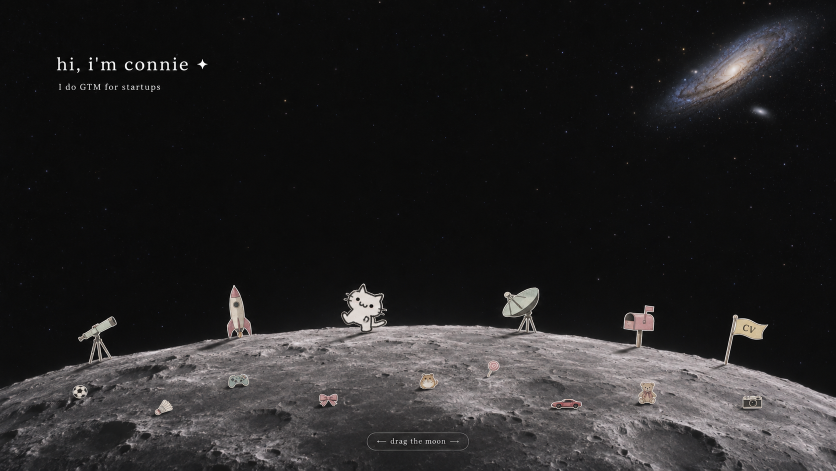
#> input picture tools/refs/style-sticker-moon.png, 1672 x 941 px (shown at 1/2 size)
$ python make_moon.py
#> lines starting #> are read from the running program, lines starting #| are printed output that depends on the picture
# Wrap the real moon surface from the style render into a full, rotatable moon disc (out/moon.png).
# run from tools/:  python3 make_moon.py  →  tools/out/moon.png (convert to ../assets/moon.webp)
import numpy as np
from PIL import Image

import os
os.makedirs("out", exist_ok=True)
REF = np.asarray(Image.open("refs/style-sticker-moon.png").convert("RGB")).astype(float)
H, W, _ = REF.shape
#> H = 941; W = 1672
lum = REF.mean(axis=2)

# 1) horizon: first bright row per column, fitted with a parabola (skip columns where stickers stand on it)
skip = [(140, 245), (440, 515), (670, 785), (990, 1090), (1235, 1320), (1435, 1545)]
xs, ys = [], []
for x in range(0, W, 4):
    if any(a <= x <= b for a, b in skip): continue
    col = lum[500:900, x]
    hit = np.argmax((col[:-3] > 70) & (col[1:-2] > 70) & (col[2:-1] > 70))
    if hit: xs.append(x); ys.append(500 + hit)
#> this loop made 418 passes
#> hit on passes 1 to 3: 282, 281, 281
#> after the loop, xs = 268 values from 0 to 1668; ys = 268 values, max 795 at index 267, min 649 at index 142, mean 697.4
a, b, c = np.polyfit(xs, ys, 2)
#> a = 0.000192; b = -0.312; c = 777.6
horizon = lambda x: a * x * x + b * x + c

# 2) clean surface: paint over the toy stickers + their shadows with nearby moon
surf = REF.copy()
toys = [(136, 760, 186, 806), (300, 790, 356, 838), (448, 742, 508, 784), (630, 779, 684, 822), (828, 738, 888, 787),
        (964, 712, 1010, 762), (1092, 789, 1176, 826), (1266, 755, 1323, 816), (1474, 782, 1535, 826),
        (732, 862, 940, 904)]  # last one: the "drag the moon" pill printed in the render
from PIL import ImageFilter
for l, t, r, bt in toys:
    l, t, r, bt = l - 10, t - 10, r + 10, bt + 10
    w = r - l
    src = REF[t:bt, l - w:l] if l - w > 0 else REF[t:bt, r:r + w]
    soft = np.zeros((bt - t, w)); soft[8:-8, 8:-8] = 1  # feathered patch so no hard rectangles
    soft = np.asarray(Image.fromarray((soft * 255).astype("uint8")).filter(ImageFilter.GaussianBlur(5))) / 255
    surf[t:bt, l:r] = surf[t:bt, l:r] * (1 - soft[..., None]) + src * soft[..., None]
#> this loop made 10 passes
#> pass 1, `src = REF[t:bt, l - w:l] if l - w > 0 else REF[t:bt, r:r + w]`:
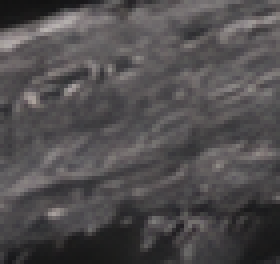
#> src: shape (66, 70, 3) float64 (shown 4 times larger); mean R, G, B 80.9, 78.1, 79.3
#> pass 2, `src = REF[t:bt, l - w:l] if l - w > 0 else REF[t:bt, r:r + w]`:
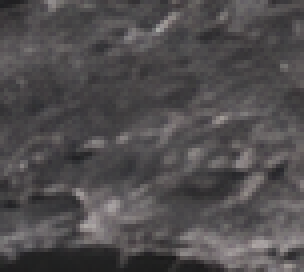
#> src: shape (68, 76, 3) float64 (shown 4 times larger); mean R, G, B 80.5, 77.6, 78.9
#> after the loop:
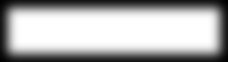
#> soft: shape (62, 228) float64; min 0.00784, max 1, mean 0.687

surf[860:908, 726:946] = REF[808:856, 726:946]  # (overwritten again below if a toy patch overlaps)  # the "drag the moon" pill printed in the render

# 3) polar warp: disc pixel (depth below rim, angle) ← render pixel (x along the band, horizon + depth)
Rt = 1400                        # texture radius in px
k = 0.74                         # render px per texture px (site draws the moon at ~0.62·W)
band0, band1 = 300, 1372         # use the middle of the band, where the surface is deepest
span = band1 - band0
N = Rt * 2
yy, xx = np.mgrid[0:N, 0:N].astype(float)
dx, dy = xx - Rt + .5, yy - Rt + .5
d = np.hypot(dx, dy)
ang = np.arctan2(dx, -dy)        # 0 at the top, clockwise
u = (ang / (2 * np.pi) * 2 * np.pi * Rt * k) % (2 * span)
u = np.where(u > span, 2 * span - u, u) + band0          # mirror-tile so there are no hard seams
depth = (Rt - d) * k
hz = horizon(u)
maxd = (H - 2) - hz
RIM = 34  # the top strip of the render has sticker feet + shadows: mirror the clean surface just below it instead
dd = depth % (2 * maxd); dd = np.where(dd > maxd, 2 * maxd - dd, dd)  # mirror deeper than the photo goes
dd = np.where(dd < RIM, 2 * RIM - dd, dd)
sy = np.clip(hz + 3 + dd, 0, H - 1).astype(int)
sx = np.clip(u, 0, W - 1).astype(int)
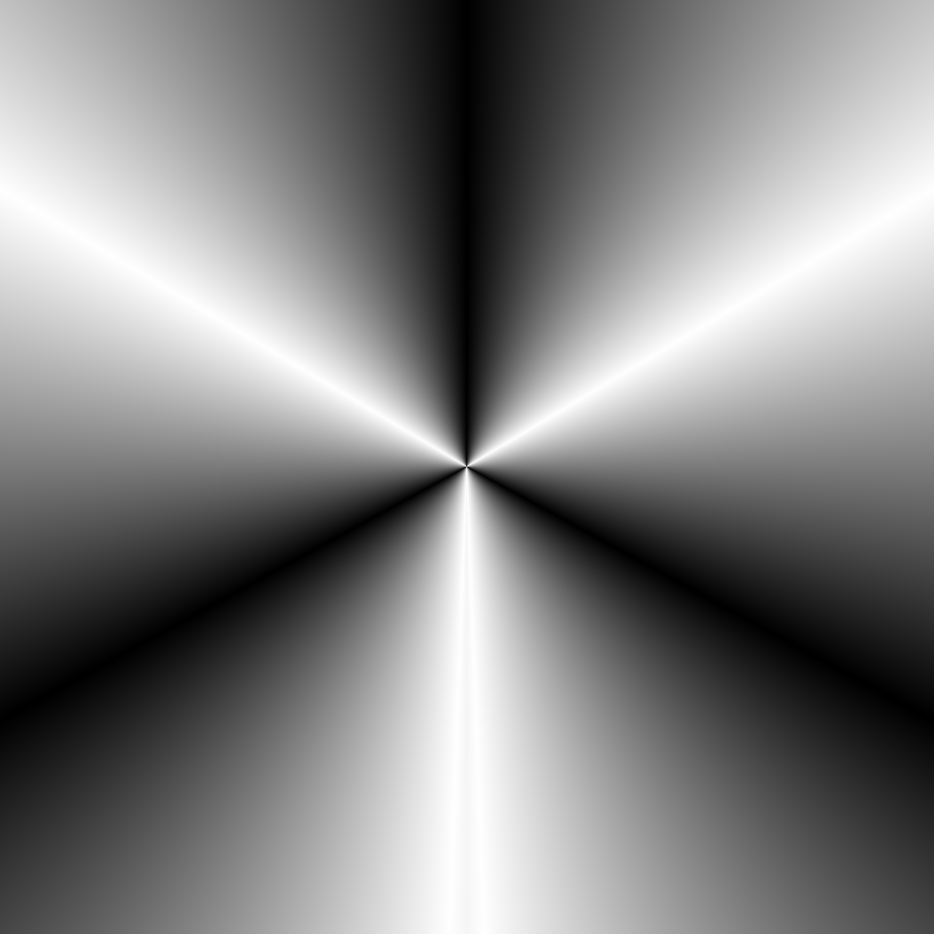
#> u: shape (2800, 2800) float64 (shown at 1/3 size); min 300, max 1372, mean 844; drawn with min black and max white
img = surf[sy, sx]
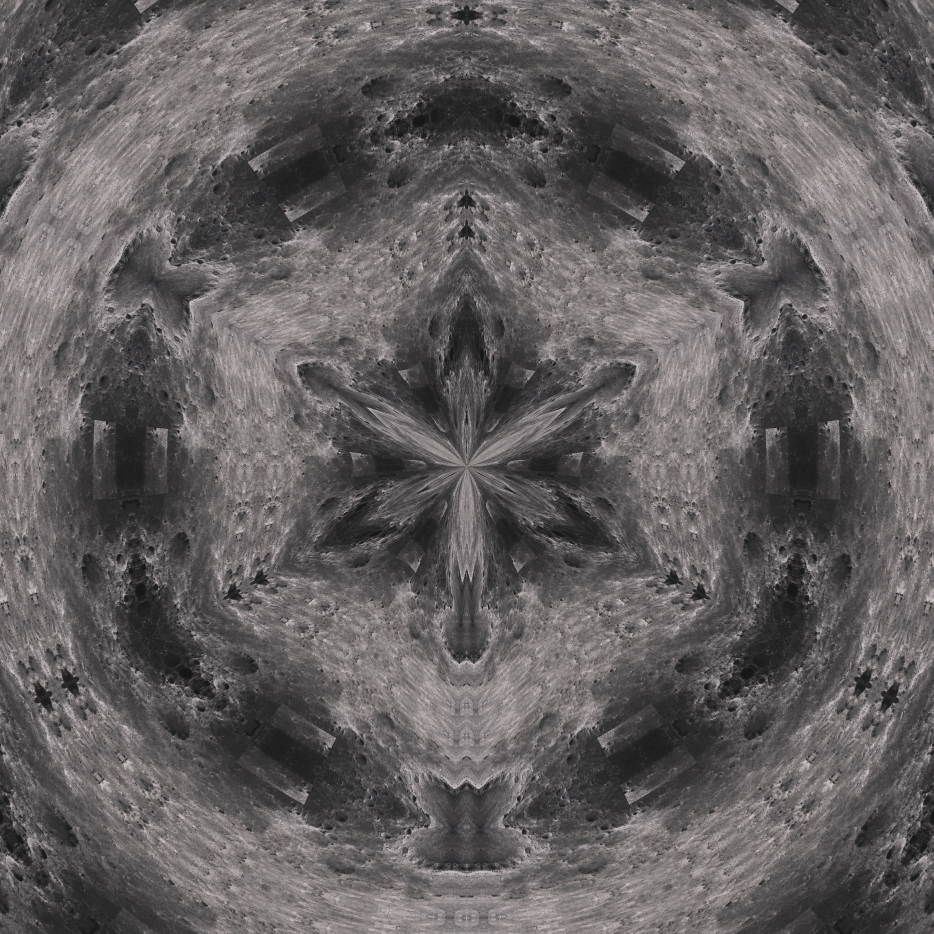
#> img: shape (2800, 2800, 3) float64 (shown at 1/3 size); mean R, G, B 99.5, 95.2, 96.1
alpha = np.clip((Rt - d) * 2, 0, 1) * 255
out = np.dstack([img, alpha]).astype("uint8")
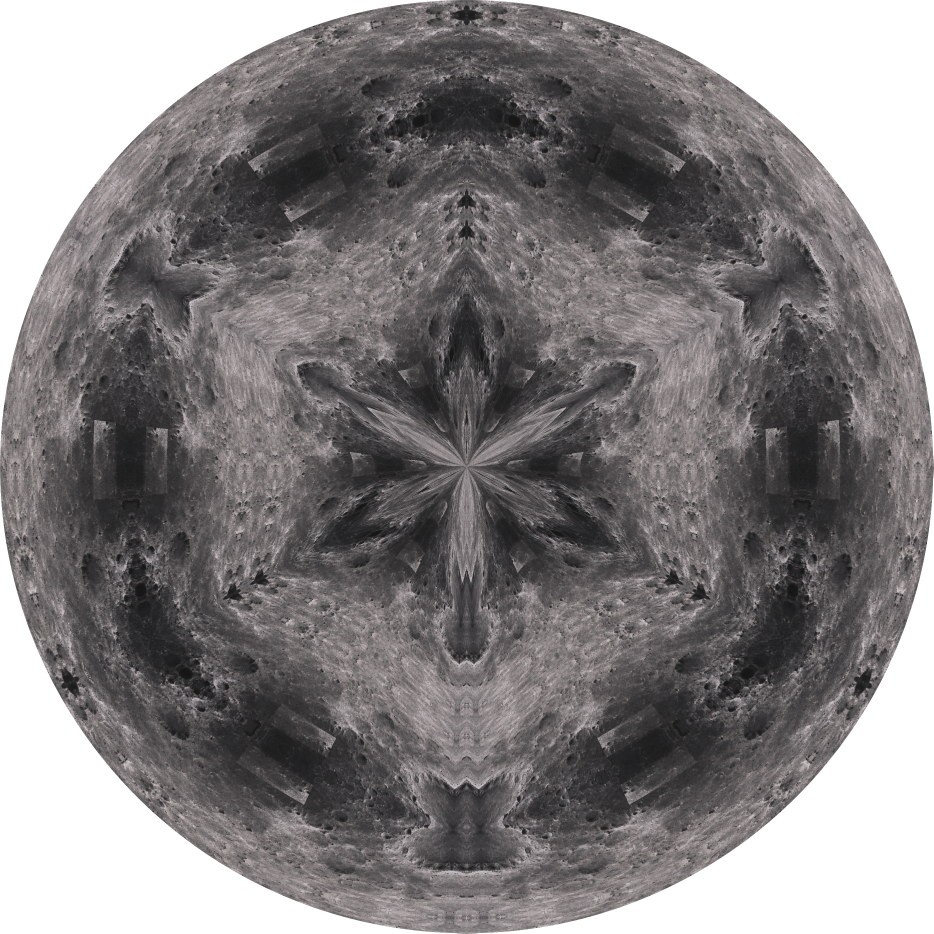
#> out: shape (2800, 2800, 4) (shown at 1/3 size); mean R, G, B, A 99.5, 95.2, 96, 200.2; transparent parts drawn white
Image.fromarray(out).save("out/moon.png")
Image.fromarray(out).resize((700, 700)).save("out/_moon-preview.png")
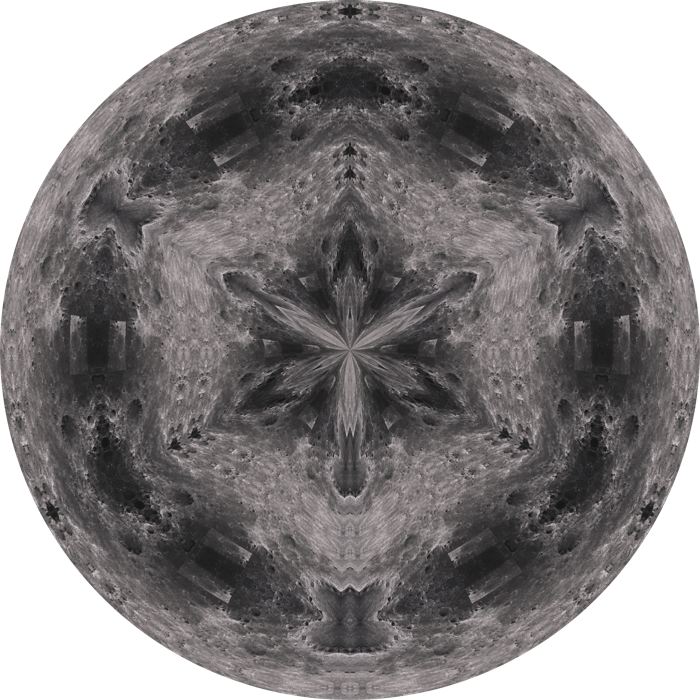
#> saved as _moon-preview.png: PIL image 700x700 RGBA; mean R, G, B, A 77.5, 74.1, 74.8, 200.2; transparent parts drawn white
print("horizon fit", round(a, 6), round(b, 3), round(c, 1), "| moon", N, "px")
#| horizon fit 0.000192 -0.312 777.6 | moon 2800 px
